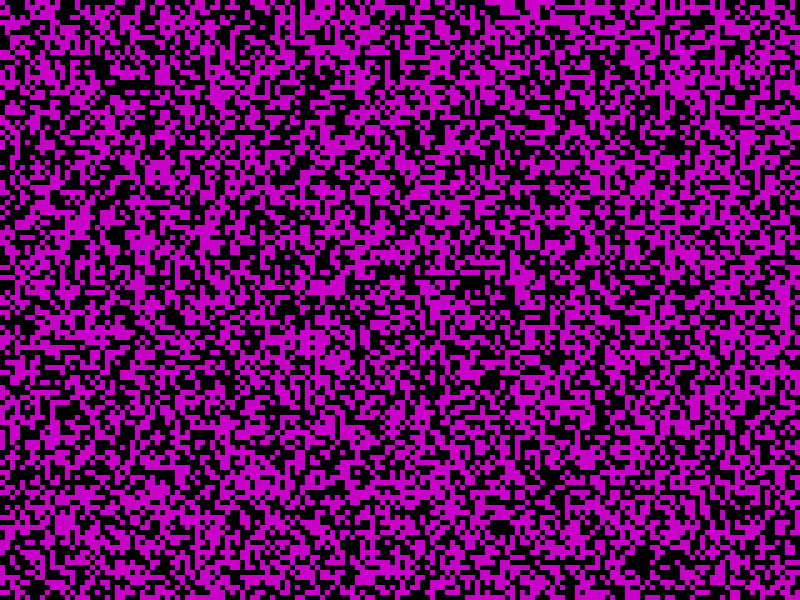
Frame 1 (no input)
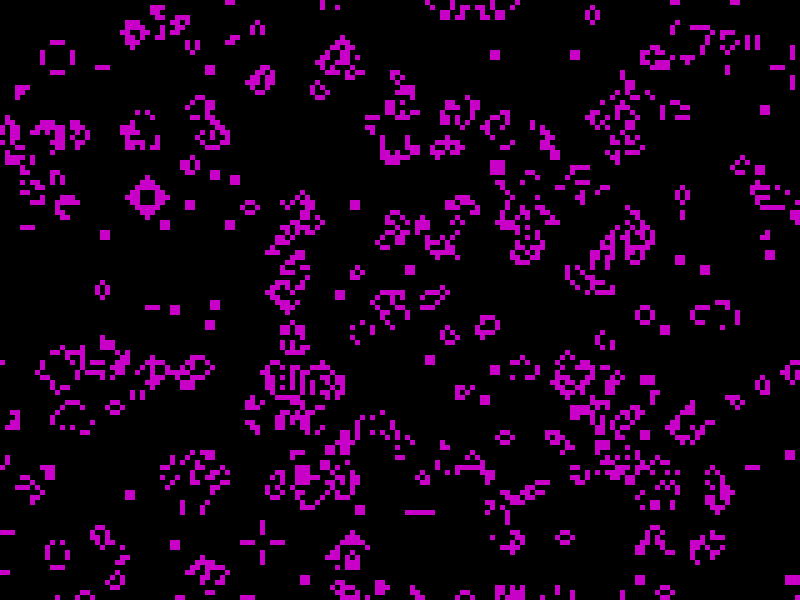
Frame 60 (no input)
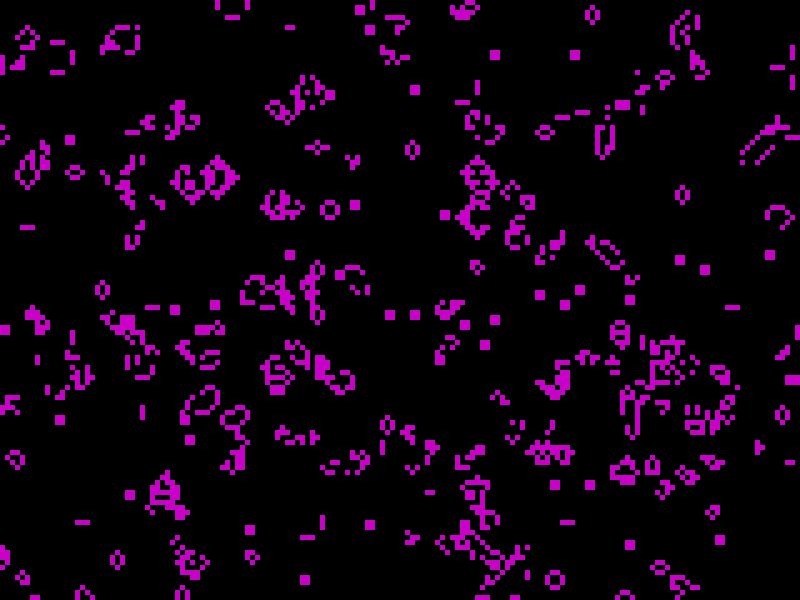
Frame 120 (the mouse pressed at the canvas centre since frame 60)

The p5.js sketch that drew these frames (run headless with seeded random() and noise() and a simulated clock; from frame 60 on, the mouse is pressed at the canvas centre):

// p5.js sketch
// ── sketch.js
let game;

function setup() {
    background(10)
    createCanvas(800, 600);
    let pos = createVector(0,0);
    let rows = 200;
    let cols = 200;
    let cells = [];
    for(let r = 0;r<rows;r++){
        cells.push([]);
            for(let c = 0;c<cols;c++){
                cells.at(-1).push(floor(random(2)));
            }
        }
    let rules = "B3/S23";
    let size = 5;
    game = new Automaton(cells,rows,cols,rules,size,pos)
}

function draw() {
    // if(frameCount%10 == 0){
        game.display();
        game.nextGen();
    // }
}

// ── Automaton.js
class Automaton{
    constructor(cells,rows,cols,rules,size,pos){
        this.pos = pos;
        this.cells = cells;
        this.rows = rows;
        this.cols = cols;
        this.rules = rules;
        this.size = size;
        this.birthRule = [];
        for(let c of rules.split('/')[0].split('B')[1]){
            this.birthRule.push(parseInt(c,10));
        }
        this.stayRule = [];
        for(let c of rules.split('/')[1].split('S')[1]){
            this.stayRule.push(parseInt(c,10));
        }
    }
    inList(v,l){
        for(let vals of l){
            if(v == vals) return true
        }
        return false;
    }
    neighbours(r,c){
        let n = 0;
        for(let i = 0;i<3;i++){
            if(this.cells.at(r-1).at((c-1+i)%this.cols) == 1) n++;
        }

        if(this.cells.at(r).at(c-1) == 1) n++;
        if(this.cells.at(r).at((c+1)%this.cols) == 1) n++;

        for(let i = 0;i<3;i++){
            if(this.cells.at((r+1)%this.rows).at((c-1+i)%this.cols) == 1) n++;
        }
        return n;
    }
    newState(r,c){
        let numN = this.neighbours(r,c);
        if(this.inList(numN,this.birthRule)) return 1;
        if(this.inList(numN,this.stayRule)) return this.cells[r][c];
        return 0;
    }
    nextGen(){
        let newCells = [];
        for(let r = 0;r<this.rows;r++){
            newCells.push([]);
            for(let c = 0;c<this.cols;c++){
                newCells.at(-1).push(this.newState(r,c));
            }
        }
        this.cells = newCells;
    }
    display(){
        noStroke();
        for(let r = 0;r<this.rows;r++){
            for(let c = 0;c<this.cols;c++){
                if(this.cells[r][c] == 1){
                    fill(200,0,200)
                }else{
                    fill(0)
                }
                square(this.pos.x+this.size*r, this.pos.y+this.size*c, this.size)
            }
        }
    }
}
